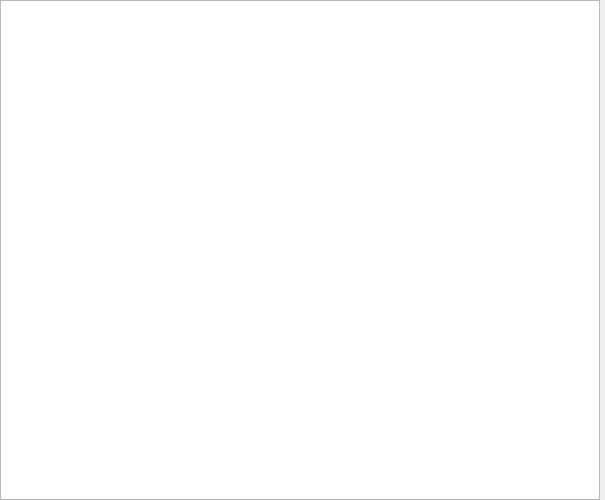
<?xml version="1.0" encoding="UTF-8"?>
<ui version="4.0">
 <class>ProductView</class>
 <widget class="QDialog" name="ProductView">
  <property name="windowModality">
   <enum>Qt::ApplicationModal</enum>
  </property>
  <property name="geometry">
   <rect>
    <x>0</x>
    <y>0</y>
    <width>605</width>
    <height>500</height>
   </rect>
  </property>
  <property name="font">
   <font>
    <family>Candara</family>
    <pointsize>10</pointsize>
   </font>
  </property>
  <property name="windowTitle">
   <string>All Products</string>
  </property>
  <widget class="QTableView" name="productViewTableView">
   <property name="geometry">
    <rect>
     <x>0</x>
     <y>0</y>
     <width>600</width>
     <height>500</height>
    </rect>
   </property>
   <property name="selectionMode">
    <enum>QAbstractItemView::SingleSelection</enum>
   </property>
   <property name="selectionBehavior">
    <enum>QAbstractItemView::SelectRows</enum>
   </property>
   <property name="showGrid">
    <bool>false</bool>
   </property>
   <attribute name="verticalHeaderVisible">
    <bool>false</bool>
   </attribute>
  </widget>
 </widget>
 <resources/>
 <connections/>
</ui>
